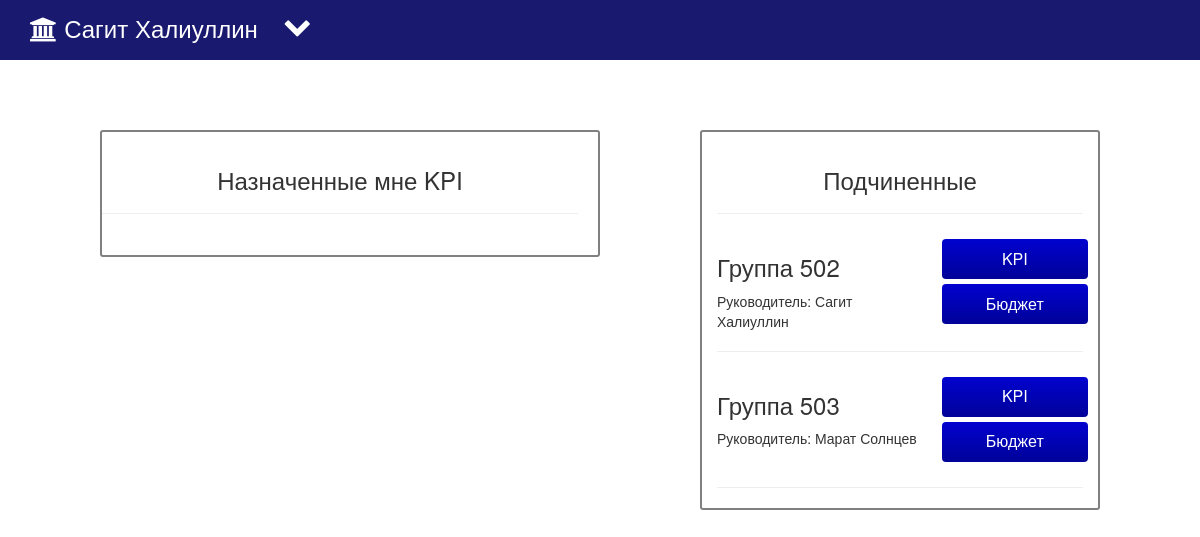
The app's page /app/main/ (signed in) with its own data.
### app/models.py (models this page shows, shortened)
class UserProfile(models.Model):
    user = models.OneToOneField(User)
    third_name = models.CharField(max_length=30)
    birth_date = models.DateField('birth date')
    position = models.ForeignKey('Position', related_name='users', blank=True, null=True)
    department = models.ForeignKey('Department', related_name='users', blank=True, null=True)

class Department(models.Model):
    name = models.CharField(max_length=50)
    head = models.OneToOneField(User, related_name="head_of_department")
    superior = models.ForeignKey(
        'Department',
        related_name="superior_of_this_department",
        blank=True,
        null=True,
    )
    DEPARTMENT_TYPE_CHOICES = (
        ('0', "Ректорат"),
        ('1', "Направление"),
        ('2', "Кафедра"),
        ('3', "Научная группа"),
        ('4', "Лаборатория"),
    )
    type = models.CharField(max_length=1, choices=DEPARTMENT_TYPE_CHOICES)
    KPI = models.ManyToManyField(
        'KPI',
        through='AssignedKPI',
        through_fields=('department', 'kpi')
    )

### app/views.py (the view)
def main(request):
    if not request.user.is_authenticated():
        return redirect('login')
    profile = UserProfile.objects.get(user=auth.get_user(request))
    set = Department.objects.filter(superior=profile.department)
    accepted_kpis = AssignedKPI.objects.filter(department=profile.department, accepted=True,
                                               deadline__gt=datetime.now())
    not_accepted_kpis = AssignedKPI.objects.filter(department=profile.department, accepted=None,
                                                   deadline__gt=datetime.now())
    percent = []
    for x in accepted_kpis:
        if x.complete is not 0:
            percent.append(round(x.to_percent(), 1))
        else:
            percent.append(0)
    return render_to_response('app/main.html', {'profile': profile,'set':set, 'accepted_kpis':accepted_kpis,
                                                'percent':percent, 'not_accepted_kpis': not_accepted_kpis})

### app/templates/app/main.html (shortened to what this page needs)
<!DOCTYPE html>
<html lang="en">
<head>
    {% load staticfiles %}
    <link href="../../static/app/bootstrap/css/bootstrap.min.css" rel="stylesheet" media="screen">
    <link rel="stylesheet" href="{% static 'app/style.css' %}">
    <link rel="stylesheet" href="../../static/app/font-awesome/css/font-awesome.min.css">
</head>
<body>
<nav class="nv navbar navbar-default navbar-fixed-top">
    <div class="container">
        <div class="dropdown">
            <button class="btn btn-default dropdown-toggle btn-blue" type="button" id="dropdownMenu1"
                    data-toggle="dropdown" aria-haspopup="true" aria-expanded="true">
                <i class="fa fa-chevron-down fa-2x" aria-hidden="true"></i> </button>
        </div>
        <h3 class="name1"><i class="fa fa-university" aria-hidden="true"></i> {{ profile.user.first_name }}
            {{ profile.user.last_name  }} &nbsp </h3>
    </div>
</nav>
<div class="tasks">
    <div class="col-lg-5 col-lg-offset-1 col-md-5 col-md-offset-1 col-sm-10 col-sm-offset-1 myTasks">
        <h3 class="center-text">Назначенные мне KPI</h3>
        <hr>
        <div class="col-md-9 col-sm-10 col-lg-10">
        </div>
        <div class="col-md-3 col-sm-2 col-lg-2 percentage">
        </div>
    </div>
    <div class="col-lg-4 col-lg-offset-1 col-md-4 col-md-offset-1 col-sm-10 col-sm-offset-1 giveTasks">
        <h3 class="center-text">Подчиненные</h3>
        <hr>
        {% for x in set %}
            <div class="left">
                <h3> {{ x.name }} </h3>
                Руководитель: {{ x.head.first_name}} {{ x.head.last_name }}
            </div>
            <div class="right">
                <a href="/app/assign_kpi/{{ x.id }}/"><button style="vertical-align: middle" class="kpi-btn"><span>KPI</span></button></a>
                <a href="/app/budget/{{ x.id }}/"><button style="vertical-align: middle" class="kpi-btn"><span>Бюджет</span></button></a>
            </div>
            <hr>
        {% endfor %}
    </div>
</div>
</body>
</html>

### app/static/app/style.css (style rules this page uses)
@media (min-width: 1200px) { .tasks { padding-top: 70px; } }
@media (min-width: 1200px) { .myTasks { border-radius: 3px; } }
@media (min-width: 1200px) { .giveTasks { border-radius: 3px; } }
a { color: rgba(0, 0, 0, 0.75) }
body { padding-top: 60px; }
.nv { background-color: #191970; border: none; height: 60px; }
.dropdown { display: inline; }
.btn-blue { background-color: #191970; border: none; color: white; padding-top:12px; }
.myTasks { padding: 0 20px 20px 0; border: 2px solid grey; background-color: white; }
.giveTasks { border: 2px solid grey; background-color: white; }
.center-text { padding-top: 15px; text-align: center; }
.name1 { margin-top: 15px; display: inline; color: white; float: left; }
.percentage { float: right; min-width: 70px; width: 70px; }
.kpi-btn { display: block; border-radius: 4px; background: linear-gradient(to top, #010298, #0102cf); font-size: 16px; border: none; color: white; height: 40px; text-align: center; width: 100%; transition: all 0.5s; cursor: pointer; margin: 5px; }
.kpi-btn span { cursor: pointer; display: block; position: relative; transition: 0.5s; }
.kpi-btn span:after { content: '>>'; position: absolute; opacity: 0; top: 0; right: -20px; transition: 0.5s; }
.left { width: 57%; display: inline-block; float: left; }
.right { margin-left: 3%; width: 40%; display: inline-block; float: right; }

### records on screen
UserProfile: user.first_name "Сагит", user.last_name "Халиуллин"
Department: name "Группа 502", head.first_name "Сагит", head.last_name "Халиуллин"
Department: name "Группа 503", head.first_name "Марат", head.last_name "Солнцев"
